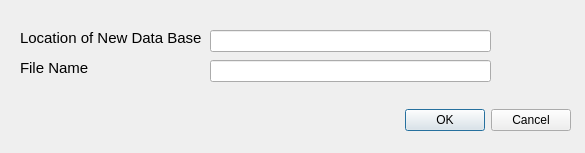
<?xml version="1.0" encoding="UTF-8"?>
<ui version="4.0">
 <class>New</class>
 <widget class="QDialog" name="New">
  <property name="geometry">
   <rect>
    <x>0</x>
    <y>0</y>
    <width>585</width>
    <height>153</height>
   </rect>
  </property>
  <property name="windowTitle">
   <string>Dialog</string>
  </property>
  <widget class="QDialogButtonBox" name="buttonBox">
   <property name="geometry">
    <rect>
     <x>350</x>
     <y>100</y>
     <width>221</width>
     <height>41</height>
    </rect>
   </property>
   <property name="orientation">
    <enum>Qt::Horizontal</enum>
   </property>
   <property name="standardButtons">
    <set>QDialogButtonBox::Cancel|QDialogButtonBox::Ok</set>
   </property>
  </widget>
  <widget class="QLabel" name="label_8">
   <property name="geometry">
    <rect>
     <x>20</x>
     <y>30</y>
     <width>181</width>
     <height>16</height>
    </rect>
   </property>
   <property name="font">
    <font>
     <pointsize>11</pointsize>
    </font>
   </property>
   <property name="text">
    <string>Location of New Data Base</string>
   </property>
  </widget>
  <widget class="QLineEdit" name="Location">
   <property name="geometry">
    <rect>
     <x>210</x>
     <y>30</y>
     <width>281</width>
     <height>22</height>
    </rect>
   </property>
  </widget>
  <widget class="QLineEdit" name="Location_2">
   <property name="geometry">
    <rect>
     <x>210</x>
     <y>60</y>
     <width>281</width>
     <height>22</height>
    </rect>
   </property>
  </widget>
  <widget class="QLabel" name="file_name">
   <property name="geometry">
    <rect>
     <x>20</x>
     <y>60</y>
     <width>181</width>
     <height>16</height>
    </rect>
   </property>
   <property name="font">
    <font>
     <pointsize>11</pointsize>
    </font>
   </property>
   <property name="text">
    <string>File Name</string>
   </property>
  </widget>
 </widget>
 <resources/>
 <connections>
  <connection>
   <sender>buttonBox</sender>
   <signal>accepted()</signal>
   <receiver>New</receiver>
   <slot>accept()</slot>
   <hints>
    <hint type="sourcelabel">
     <x>248</x>
     <y>254</y>
    </hint>
    <hint type="destinationlabel">
     <x>157</x>
     <y>274</y>
    </hint>
   </hints>
  </connection>
  <connection>
   <sender>buttonBox</sender>
   <signal>rejected()</signal>
   <receiver>New</receiver>
   <slot>reject()</slot>
   <hints>
    <hint type="sourcelabel">
     <x>316</x>
     <y>260</y>
    </hint>
    <hint type="destinationlabel">
     <x>286</x>
     <y>274</y>
    </hint>
   </hints>
  </connection>
 </connections>
</ui>
